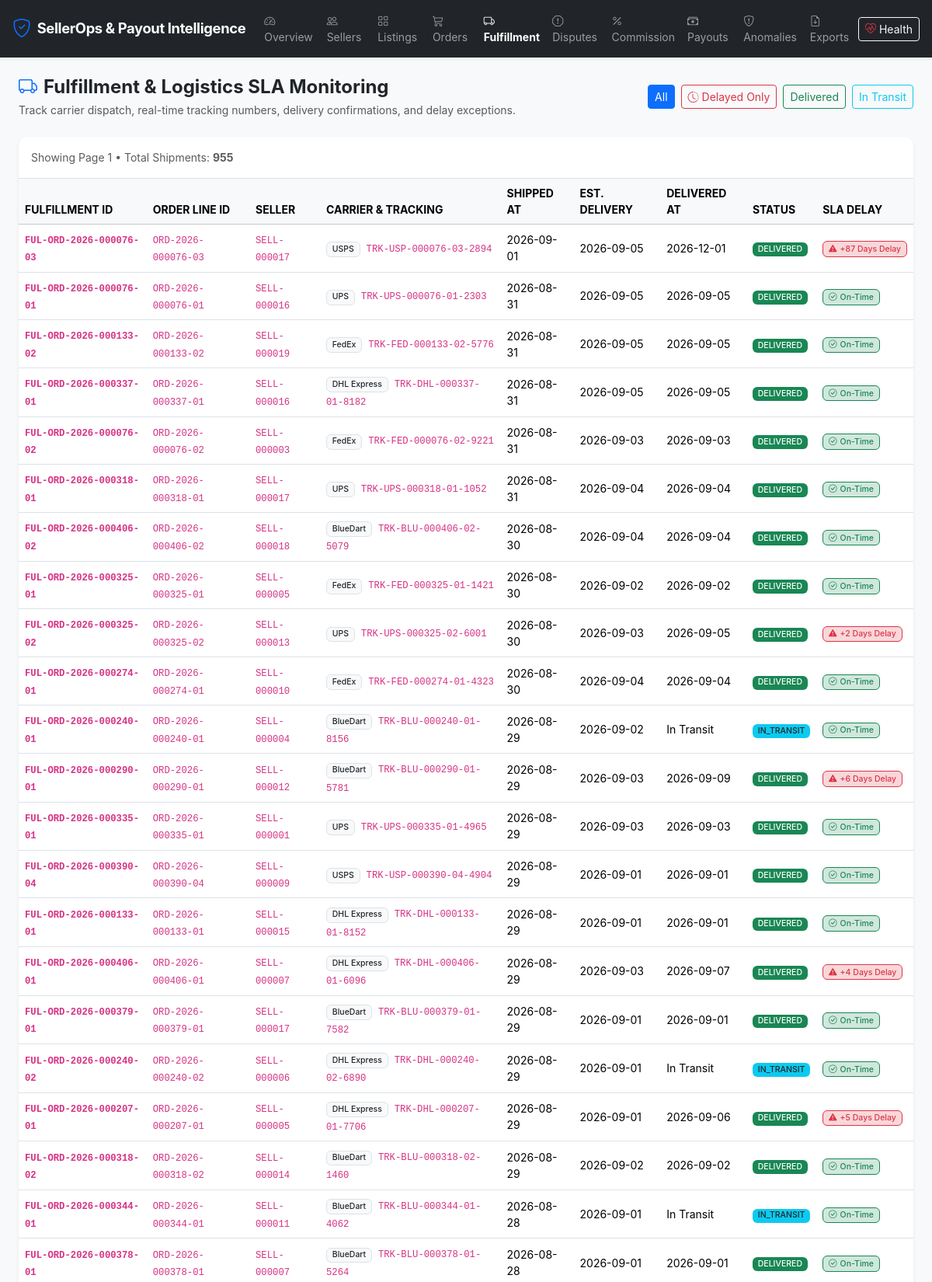
Page /fulfillments (upper part) on the committed database.
### app/models/fulfillment.py (models this page shows)
class Fulfillment(Base):
    __tablename__ = 'fulfillments'
    fulfillment_id = Column(String(48), primary_key=True)  # FUL-<order-line-id>
    order_line_id = Column(String(48), ForeignKey('order_lines.order_line_id', ondelete='CASCADE'), unique=True, nullable=False, index=True)
    order_id = Column(String(32), ForeignKey('orders.order_id'), nullable=False, index=True)
    seller_id = Column(String(32), ForeignKey('sellers.seller_id'), nullable=False, index=True)
    tracking_number = Column(String(80), unique=True, nullable=False, index=True)
    carrier = Column(String(64), nullable=False)
    status = Column(Enum(*FULFILLMENT_STATUSES, name='fulfillment_status_enum', validate_strings=True, create_constraint=True), default='AWAITING_PICKUP', nullable=False, index=True)
    shipped_at = Column(DateTime, nullable=True)
    estimated_delivery = Column(DateTime, nullable=True)
    delivered_at = Column(DateTime, nullable=True)
    is_delayed = Column(Boolean, default=False, nullable=False, index=True)
    delay_days = Column(Integer, default=0, nullable=False)
    created_at = Column(DateTime, default=datetime.utcnow, nullable=False)
    updated_at = Column(DateTime, default=datetime.utcnow, onupdate=datetime.utcnow, nullable=False)
    order_line = relationship('OrderLine', back_populates='fulfillment')
    order = relationship('Order', back_populates='fulfillments')
    seller = relationship('Seller', back_populates='fulfillments')
    events = relationship('FulfillmentEvent', back_populates='fulfillment', cascade='all, delete-orphan')
    __table_args__ = (
        Index('idx_fulfillment_seller_status', 'seller_id', 'status'),
    )
    def to_dict(self):
        return {
            'fulfillment_id': self.fulfillment_id,
            'order_line_id': self.order_line_id,
            'order_id': self.order_id,
            'seller_id': self.seller_id,
            'tracking_number': self.tracking_number,
            'carrier': self.carrier,
            'status': self.status,
            'shipped_at': self.shipped_at.isoformat() if self.shipped_at else None,
            'estimated_delivery': self.estimated_delivery.isoformat() if self.estimated_delivery else None,
            'delivered_at': self.delivered_at.isoformat() if self.delivered_at else None,
            'is_delayed': self.is_delayed,
            'delay_days': self.delay_days,
            'created_at': self.created_at.isoformat() if self.created_at else None
        }

### app/routes/dashboard_routes.py (the view)
@dashboard_bp.route('/fulfillments')
def fulfillments():
    status = request.args.get('status')
    delayed_only = request.args.get('delayed') == '1'
    page = int(request.args.get('page', 1))
    data = FulfillmentService.get_fulfillments(status_filter=status, delayed_only=delayed_only, page=page, page_size=40)
    return render_template('fulfillments.html', data=data, selected_status=status, delayed_only=delayed_only)

### app/__init__.py (called while the page is built)
def register_security_headers(app: Flask):
    @app.after_request
    def set_security_headers(response):
        response.headers['X-Content-Type-Options'] = 'nosniff'
        response.headers['X-Frame-Options'] = 'SAMEORIGIN'
        response.headers['X-XSS-Protection'] = '1; mode=block'
        response.headers['Referrer-Policy'] = 'strict-origin-when-cross-origin'
        response.headers['Content-Security-Policy'] = (
            "default-src 'self' https: 'unsafe-inline' 'unsafe-eval'; "
            "img-src 'self' data: https:; "
            "font-src 'self' https: data:; "
            "style-src 'self' https: 'unsafe-inline';"
        )
        return response

### database/connection.py (called while the page is built, shortened)
def get_default_uri() -> str:
    if os.getenv('DATABASE_URL'):
        return os.getenv('DATABASE_URL')

def get_session_factory(database_uri: str = None):
    uri = database_uri or get_default_uri()
    if uri not in _session_factories:
        engine = get_engine(uri)
        _session_factories[uri] = scoped_session(
            sessionmaker(autocommit=False, autoflush=False, expire_on_commit=False, bind=engine)
        )
    return _session_factories[uri]

@contextmanager
def get_session(database_uri: str = None) -> Generator:
    session_factory = get_session_factory(database_uri)
    session = session_factory()
    try:
        yield session
        session.commit()
    except Exception as exc:
        session.rollback()
        logger.error(f"Database session error: {exc}")
        raise
    finally:
        session.close()

### app/templates/fulfillments.html (shortened to what this page needs)
{% extends "base.html" %}
{% block content %}
<div class="d-flex justify-content-between align-items-center mb-4">
    <div>
        <h4 class="fw-bold text-dark mb-1"><i class="bi bi-truck text-primary me-2"></i>Fulfillment & Logistics SLA Monitoring</h4>
        <p class="text-muted small mb-0">Track carrier dispatch, real-time tracking numbers, delivery confirmations, and delay exceptions.</p>
    </div>
    <div class="d-flex gap-2">
        <a href="/fulfillments" class="btn btn-sm {% if not delayed_only and not selected_status %}btn-primary{% else %}btn-outline-secondary{% endif %}">All</a>
        <a href="/fulfillments?delayed=1" class="btn btn-sm {% if delayed_only %}btn-danger{% else %}btn-outline-danger{% endif %}">
            <i class="bi bi-clock-history me-1"></i>Delayed Only
        </a>
        <a href="/fulfillments?status=DELIVERED" class="btn btn-sm {% if selected_status == 'DELIVERED' %}btn-success{% else %}btn-outline-success{% endif %}">Delivered</a>
        <a href="/fulfillments?status=IN_TRANSIT" class="btn btn-sm {% if selected_status == 'IN_TRANSIT' %}btn-info{% else %}btn-outline-info{% endif %}">In Transit</a>
    </div>
</div>
<div class="card border-0 shadow-sm">
    <div class="card-header bg-white border-bottom py-3 d-flex justify-content-between align-items-center">
        <span class="text-muted small">Showing Page {{ data.page }} &bull; Total Shipments: <strong>{{ data.total }}</strong></span>
    </div>
    <div class="table-responsive">
        <table class="table table-hover align-middle mb-0 small">
            <thead class="table-light text-muted text-uppercase">
                <tr>
                    <th>Fulfillment ID</th>
                    <th>Order Line ID</th>
                    <th>Seller</th>
                    <th>Carrier & Tracking</th>
                    <th>Shipped At</th>
                    <th>Est. Delivery</th>
                    <th>Delivered At</th>
                    <th>Status</th>
                    <th>SLA Delay</th>
                </tr>
            </thead>
            <tbody>
                {% for f in data.fulfillments %}
                <tr>
                    <td class="fw-bold"><code>{{ f.fulfillment_id }}</code></td>
                    <td><code>{{ f.order_line_id }}</code></td>
                    <td><code>{{ f.seller_id }}</code></td>
                    <td>
                        <span class="badge bg-light text-dark border me-1">{{ f.carrier }}</span>
                        <code>{{ f.tracking_number }}</code>
                    </td>
                    <td>{{ f.shipped_at[:10] if f.shipped_at else 'Pending' }}</td>
                    <td>{{ f.estimated_delivery[:10] if f.estimated_delivery else 'N/A' }}</td>
                    <td>{{ f.delivered_at[:10] if f.delivered_at else 'In Transit' }}</td>
                    <td>
                        {% if f.status == 'DELIVERED' %}
                            <span class="badge bg-success">DELIVERED</span>
                        {% elif f.status == 'IN_TRANSIT' %}
                            <span class="badge bg-info text-dark">IN_TRANSIT</span>
                        {% else %}
                            <span class="badge bg-secondary">{{ f.status }}</span>
                        {% endif %}
                    </td>
                    <td>
                        {% if f.is_delayed %}
                            <span class="badge bg-danger-subtle text-danger border border-danger">
                                <i class="bi bi-exclamation-triangle-fill me-1"></i>+{{ f.delay_days }} Days Delay
                            </span>
                        {% else %}
                            <span class="badge bg-success-subtle text-success border border-success">
                                <i class="bi bi-check-circle me-1"></i>On-Time
                            </span>
                        {% endif %}
                    </td>
                </tr>
                {% endfor %}
            </tbody>
        </table>
    </div>
</div>
{% endblock %}

### app/static/css/custom.css (style rules this page uses)
body { font-family: -apple-system, BlinkMacSystemFont, "Segoe UI", Roboto, Helvetica, Arial, sans-serif; background-color: #f8fafc; color: #1e293b; }
.card { border-radius: 0.75rem; box-shadow: 0 1px 3px 0 rgb(0 0 0 / 0.1), 0 1px 2px -1px rgb(0 0 0 / 0.1); transition: transform 0.2s ease, box-shadow 0.2s ease; }
.card-header { border-top-left-radius: 0.75rem !important; border-top-right-radius: 0.75rem !important; }
.badge { font-weight: 500; }

### rows in the picture
Fulfillment: fulfillment_id "FUL-ORD-2026-000076-03", order_line_id "ORD-2026-000076-03", seller_id "SELL-000017", carrier "USPS", tracking_number "TRK-USP-000076-03-2894", shipped_at "2026-09-01", estimated_delivery "2026-09-05", delivered_at "2026-12-01", shows "DELIVERED", delay_days "87"
Fulfillment: fulfillment_id "FUL-ORD-2026-000076-01", order_line_id "ORD-2026-000076-01", seller_id "SELL-000016", carrier "UPS", tracking_number "TRK-UPS-000076-01-2303", shipped_at "2026-08-31", estimated_delivery "2026-09-05", delivered_at "2026-09-05", shows "DELIVERED", shows "On-Time"
Fulfillment: fulfillment_id "FUL-ORD-2026-000133-02", order_line_id "ORD-2026-000133-02", seller_id "SELL-000019", carrier "FedEx", tracking_number "TRK-FED-000133-02-5776", shipped_at "2026-08-31", estimated_delivery "2026-09-05", delivered_at "2026-09-05", shows "DELIVERED", shows "On-Time"
Fulfillment: fulfillment_id "FUL-ORD-2026-000337-01", order_line_id "ORD-2026-000337-01", seller_id "SELL-000016", carrier "DHL Express", tracking_number "TRK-DHL-000337-01-8182", shipped_at "2026-08-31", estimated_delivery "2026-09-05", delivered_at "2026-09-05", shows "DELIVERED", shows "On-Time"
Fulfillment: fulfillment_id "FUL-ORD-2026-000076-02", order_line_id "ORD-2026-000076-02", seller_id "SELL-000003", carrier "FedEx", tracking_number "TRK-FED-000076-02-9221", shipped_at "2026-08-31", estimated_delivery "2026-09-03", delivered_at "2026-09-03", shows "DELIVERED", shows "On-Time"
Fulfillment: fulfillment_id "FUL-ORD-2026-000318-01", order_line_id "ORD-2026-000318-01", seller_id "SELL-000017", carrier "UPS", tracking_number "TRK-UPS-000318-01-1052", shipped_at "2026-08-31", estimated_delivery "2026-09-04", delivered_at "2026-09-04", shows "DELIVERED", shows "On-Time"
Fulfillment: fulfillment_id "FUL-ORD-2026-000406-02", order_line_id "ORD-2026-000406-02", seller_id "SELL-000018", carrier "BlueDart", tracking_number "TRK-BLU-000406-02-5079", shipped_at "2026-08-30", estimated_delivery "2026-09-04", delivered_at "2026-09-04", shows "DELIVERED", shows "On-Time"
Fulfillment: fulfillment_id "FUL-ORD-2026-000325-01", order_line_id "ORD-2026-000325-01", seller_id "SELL-000005", carrier "FedEx", tracking_number "TRK-FED-000325-01-1421", shipped_at "2026-08-30", estimated_delivery "2026-09-02", delivered_at "2026-09-02", shows "DELIVERED", shows "On-Time"
Fulfillment: fulfillment_id "FUL-ORD-2026-000325-02", order_line_id "ORD-2026-000325-02", seller_id "SELL-000013", carrier "UPS", tracking_number "TRK-UPS-000325-02-6001", shipped_at "2026-08-30", estimated_delivery "2026-09-03", delivered_at "2026-09-05", shows "DELIVERED", delay_days "2"
Fulfillment: fulfillment_id "FUL-ORD-2026-000274-01", order_line_id "ORD-2026-000274-01", seller_id "SELL-000010", carrier "FedEx", tracking_number "TRK-FED-000274-01-4323", shipped_at "2026-08-30", estimated_delivery "2026-09-04", delivered_at "2026-09-04", shows "DELIVERED", shows "On-Time"
Fulfillment: fulfillment_id "FUL-ORD-2026-000240-01", order_line_id "ORD-2026-000240-01", seller_id "SELL-000004", carrier "BlueDart", tracking_number "TRK-BLU-000240-01-8156", shipped_at "2026-08-29", estimated_delivery "2026-09-02", delivered_at "In Transit", shows "IN_TRANSIT", shows "On-Time"
Fulfillment: fulfillment_id "FUL-ORD-2026-000290-01", order_line_id "ORD-2026-000290-01", seller_id "SELL-000012", carrier "BlueDart", tracking_number "TRK-BLU-000290-01-5781", shipped_at "2026-08-29", estimated_delivery "2026-09-03", delivered_at "2026-09-09", shows "DELIVERED", delay_days "6"
Fulfillment: fulfillment_id "FUL-ORD-2026-000335-01", order_line_id "ORD-2026-000335-01", seller_id "SELL-000001", carrier "UPS", tracking_number "TRK-UPS-000335-01-4965", shipped_at "2026-08-29", estimated_delivery "2026-09-03", delivered_at "2026-09-03", shows "DELIVERED", shows "On-Time"
Fulfillment: fulfillment_id "FUL-ORD-2026-000390-04", order_line_id "ORD-2026-000390-04", seller_id "SELL-000009", carrier "USPS", tracking_number "TRK-USP-000390-04-4904", shipped_at "2026-08-29", estimated_delivery "2026-09-01", delivered_at "2026-09-01", shows "DELIVERED", shows "On-Time"
Fulfillment: fulfillment_id "FUL-ORD-2026-000133-01", order_line_id "ORD-2026-000133-01", seller_id "SELL-000015", carrier "DHL Express", tracking_number "TRK-DHL-000133-01-8152", shipped_at "2026-08-29", estimated_delivery "2026-09-01", delivered_at "2026-09-01", shows "DELIVERED", shows "On-Time"
Fulfillment: fulfillment_id "FUL-ORD-2026-000406-01", order_line_id "ORD-2026-000406-01", seller_id "SELL-000007", carrier "DHL Express", tracking_number "TRK-DHL-000406-01-6096", shipped_at "2026-08-29", estimated_delivery "2026-09-03", delivered_at "2026-09-07", shows "DELIVERED", delay_days "4"
Fulfillment: fulfillment_id "FUL-ORD-2026-000379-01", order_line_id "ORD-2026-000379-01", seller_id "SELL-000017", carrier "BlueDart", tracking_number "TRK-BLU-000379-01-7582", shipped_at "2026-08-29", estimated_delivery "2026-09-01", delivered_at "2026-09-01", shows "DELIVERED", shows "On-Time"
Fulfillment: fulfillment_id "FUL-ORD-2026-000240-02", order_line_id "ORD-2026-000240-02", seller_id "SELL-000006", carrier "DHL Express", tracking_number "TRK-DHL-000240-02-6890", shipped_at "2026-08-29", estimated_delivery "2026-09-01", delivered_at "In Transit", shows "IN_TRANSIT", shows "On-Time"
Fulfillment: fulfillment_id "FUL-ORD-2026-000207-01", order_line_id "ORD-2026-000207-01", seller_id "SELL-000005", carrier "DHL Express", tracking_number "TRK-DHL-000207-01-7706", shipped_at "2026-08-29", estimated_delivery "2026-09-01", delivered_at "2026-09-06", shows "DELIVERED", delay_days "5"
Fulfillment: fulfillment_id "FUL-ORD-2026-000318-02", order_line_id "ORD-2026-000318-02", seller_id "SELL-000014", carrier "BlueDart", tracking_number "TRK-BLU-000318-02-1460", shipped_at "2026-08-29", estimated_delivery "2026-09-02", delivered_at "2026-09-02", shows "DELIVERED", shows "On-Time"
Fulfillment: fulfillment_id "FUL-ORD-2026-000344-01", order_line_id "ORD-2026-000344-01", seller_id "SELL-000011", carrier "BlueDart", tracking_number "TRK-BLU-000344-01-4062", shipped_at "2026-08-28", estimated_delivery "2026-09-01", delivered_at "In Transit", shows "IN_TRANSIT", shows "On-Time"
Fulfillment: fulfillment_id "FUL-ORD-2026-000378-01", order_line_id "ORD-2026-000378-01", seller_id "SELL-000007", carrier "BlueDart", tracking_number "TRK-BLU-000378-01-5264", shipped_at "2026-08-28", estimated_delivery "2026-09-01", delivered_at "2026-09-01", shows "DELIVERED", shows "On-Time"

### other values in the picture
{{ data.page }} "1"
{{ data.total }} "955"
